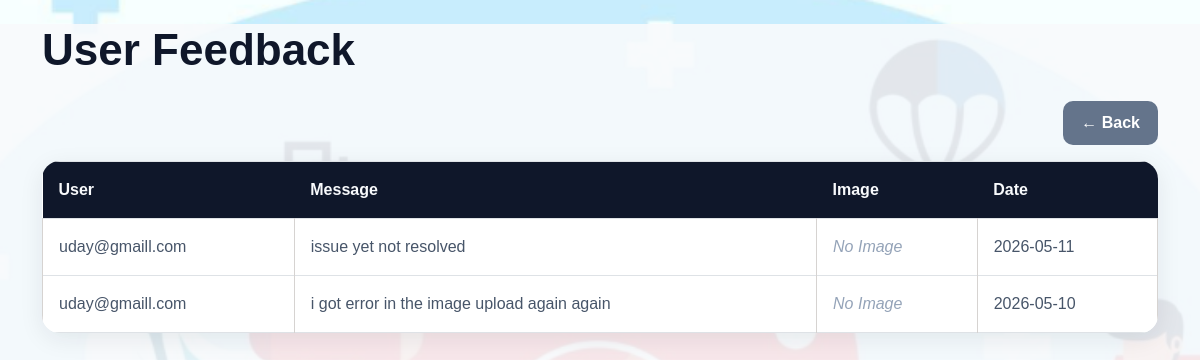
The page /admin_feedback on the database as committed earlier.
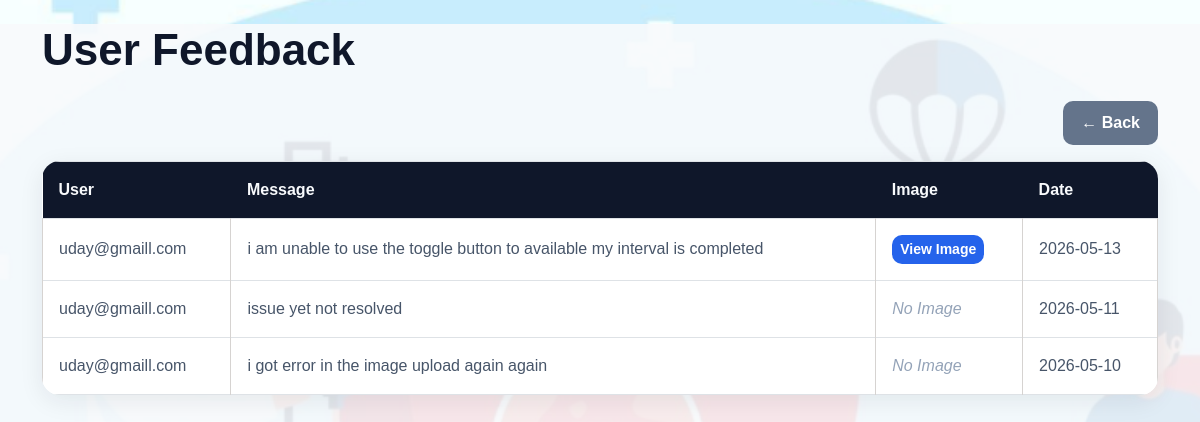
The same page on the database as committed later.
### tables this page shows
CREATE TABLE feedback(
    id INTEGER PRIMARY KEY AUTOINCREMENT,
    user_email TEXT,
    message TEXT,
    image TEXT,
    date TEXT
    );

### app.py (the view)
@app.route("/admin_feedback")
def admin_feedback():
    conn = sqlite3.connect("database/database.db")
    cursor = conn.cursor()
    cursor.execute("""
    SELECT user_email,message,image,date
    FROM feedback
    ORDER BY id DESC
    """)
    feedbacks = cursor.fetchall()
    conn.close()
    return render_template(
        "admin_feedback.html",
        feedbacks=feedbacks
    )

### templates/admin_feedback.html (shortened to what this page needs)
<!DOCTYPE html>
<html>
<head>
<link rel="stylesheet"
href="https://cdn.jsdelivr.net/npm/bootstrap@5.3.2/dist/css/bootstrap.min.css">
</head>
<body>
<div class="page-overlay">
<div class="container mt-4">
<h2 class="mb-4">
User Feedback
</h2>
<div class="d-flex justify-content-end mb-3">
<a href="/admin_dashboard"
class="btn btn-secondary">
← Back
</a>
</div>
<table class="table table-bordered">
<tr>
<th>User</th>
<th>Message</th>
<th>Image</th>
<th>Date</th>
</tr>
{% for f in feedbacks %}
<tr>
<td>{{ f[0] }}</td>
<td>{{ f[1] }}</td>
<td>
{% if f[2] %}
<a href="/static/uploads/{{ f[2] }}"
target="_blank"
class="btn btn-primary btn-sm">
View Image
</a>
{% else %}
<span class="no-image">
No Image
</span>
{% endif %}
</td>
<td>{{ f[3] }}</td>
</tr>
{% endfor %}
</table>
</div>
</div>
</body>
</html>

### templates/admin_feedback.html (style rules this page uses)
body { background:url("/static/images/blood_bg.png") no-repeat center center fixed; background-size:cover; font-family:Arial,sans-serif; color:#0A2540; }
.page-overlay { background:rgba(248,250,252,0.90); min-height:100vh; padding-bottom:40px; }
h2 { color:#0F172A; font-weight:700; font-size:44px; }
.table { background:#FFFFFF; border-radius:18px; overflow:hidden; box-shadow:0 6px 25px rgba(15,23,42,0.08); }
.table th { background:#0F172A; color:#F8FAFC; border:none; padding:16px; font-size:16px; }
.table td { vertical-align:middle; padding:16px; border-color:#D6D3D1; color:#475569; background:#FFFFFF; }
.btn { border-radius:10px; font-weight:600; transition:0.3s; }
.btn-primary { background:#2563EB; border:none; }
.btn-secondary { background:#64748B; border:none; color:white; border-radius:10px; font-weight:600; transition:0.3s; padding:10px 18px; }
.no-image { color:#94A3B8; font-style:italic; }

Rows that differ between the two databases and show on the page:
added feedback: user_email "uday@gmaill.com", message "i am unable to use the toggle button to available my interval is completed", date "2026-05-13"
